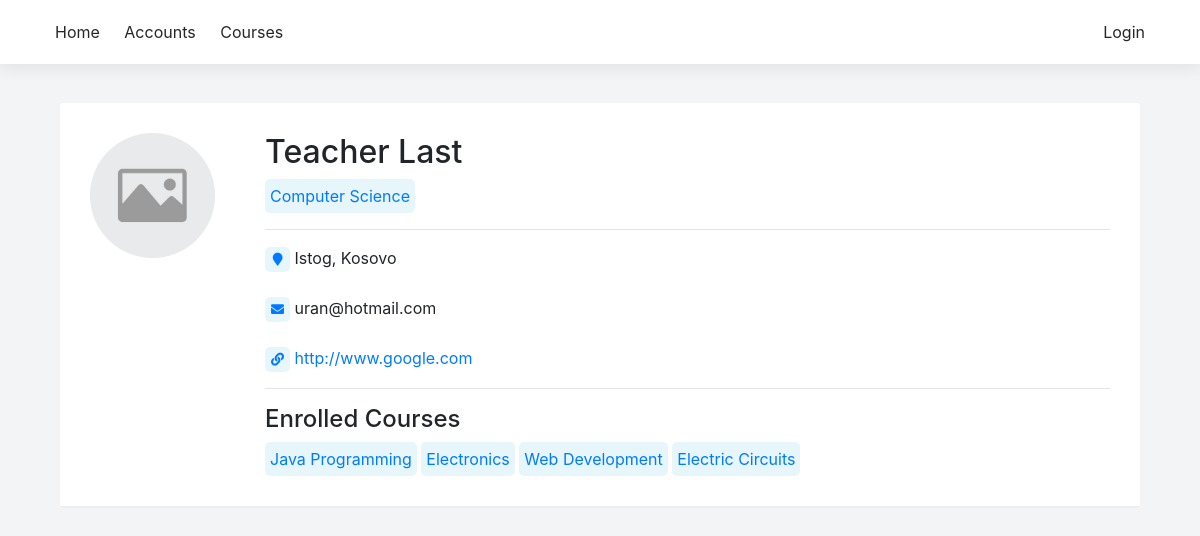
Screenshot of /profile/14 with the database file from the repository.
### sems/models.py (models this page shows, shortened)
class Student(models.Model):
    user = models.OneToOneField(User, on_delete=models.CASCADE, null=True)
    first_name = models.CharField(max_length=100, null=True)
    last_name = models.CharField(max_length=100, null=True)
    picture = models.ImageField(null=True, blank=True, default='no-img.png')
    website = models.URLField(max_length=100, null=True, blank=True)
    email = models.EmailField(max_length=100, null=True)
    program = models.ForeignKey(Program, on_delete=models.SET_NULL, null=True)
    country = models.ForeignKey(State, on_delete=models.SET_NULL, null=True)
    city = models.CharField(max_length=100, null=True)
    course = models.ManyToManyField(Course, related_name='course')
    course_teacher = models.ManyToManyField(Course, related_name='course_teacher')
    def get_website(self):
        if self.website[0:4] != 'http':
            return 'http://' + self.website
        else:
            return self.website

class Program(models.Model):
    name = models.CharField(max_length=150)
    summary = models.CharField(max_length=400, null=True, blank=True)
    def __str__(self):
        return self.name

class State(models.Model):
    name = models.CharField(max_length=100)
    def __str__(self):
        return self.name

class Course(models.Model):
    name = models.CharField(max_length=200)
    summary = models.TextField(max_length=600, null=True, blank=True)
    program = models.ForeignKey(Program, on_delete=models.CASCADE)
    start_date = models.DateField()
    end_date = models.DateField()
    credits = models.IntegerField(null=True, default=80)
    def __str__(self):
        return self.name

### sems/views.py (the view)
# urls.py: path('profile/<int:pk>', views.student_detail, name='student_detail'),
def student_detail(request, pk):
    student = Student.objects.get(pk=pk)
    return render(
        request, 'student_profile.html', {'student': student},
    )

### sems/templates/student_profile.html (shortened to what this page needs)
{% extends 'base_generic.html' %}
{% block content %}
<div class="container">
    <div class="card-box">
        <div class="row">
            <div class="col-md-2 col-xs-12">
                <div class="thumb img-round">
                    <img src="../static/uploads/{% if student.picture %}{{ student.picture }} {% else %}no-img.png {% endif %}" />
                </div>
            </div>
            <div class="col-md-10 col-xs-12">
                <h2>{{ student.first_name }} {{ student.last_name }}</h2>
                <a href="{% url 'program_single' pk=student.program.pk %}" class="text-primary"><span class="label">{{ student.program }}</span></a>
                <hr/>
                <div><span class="sm-label label text-primary"><i class="fas fa-map-marker"></i></span> {{ student.city }}, {{ student.country }}</div><br/>
                <div><span class="sm-label label text-primary"><i class="fas fa-envelope"></i></span> {{ student.email }}</div>
                {% if student.website %}
                <br/>
                <div><span class="sm-label label text-primary"><i class="fas fa-link"></i></span> <a href="{{ student.get_website }}" title="{{ student.get_website }}" target="_blank">{{ student.website }}</a> </div>
                {% endif %}
                <hr/>
                <h4>Enrolled Courses</h4>
                {% if student.course.all %}
                    {% for course in student.course.all %}
                    <a class="label" href="{% url 'course_detail' pk=course.pk %}" title="{{ course.summary }}">{{ course }}</a>
                    {% endfor %}
                {% else %}
                <b class="text-danger">No courses</b>
                {% endif %}
            </div>
        </div>
    </div>
</div>
{% endblock %}

### sems/static/css/main.css (style rules this page uses)
* { --main-color: #006992; }
body { background-color: rgb(243, 244, 245) }
.shadow-box, .card-box { background-color: #fff; padding: 30px; border-radius: 3px; margin-bottom: 10px; border-bottom: 2px solid #eee; }
.img-round { width: 65px; height: 65px; overflow: hidden; display: inline-flex; justify-content: center; align-items: center; border-radius: 100px; }
.img-round > img { max-height: 110%; min-height: 100%; }
.thumb { width: 125px; height: 125px; }
.img-round img { min-height: 100%; }
.label { display: inline-flex; justify-content: center; align-items: center; background-color: #5bc0de25; border-radius: 5px; padding: 5px; }
.sm-label { width: 25px; height: 25px; font-size: 13px; }

### rows the page displays
Student: picture (placeholder picture), first_name "Teacher", last_name "Last", program "Computer Science", city "Istog", country "Kosovo", email "uran@hotmail.com", website "http://www.google.com"
Course: name "Java Programming"
Course: name "Electronics"
Course: name "Web Development"
Course: name "Electric Circuits"
